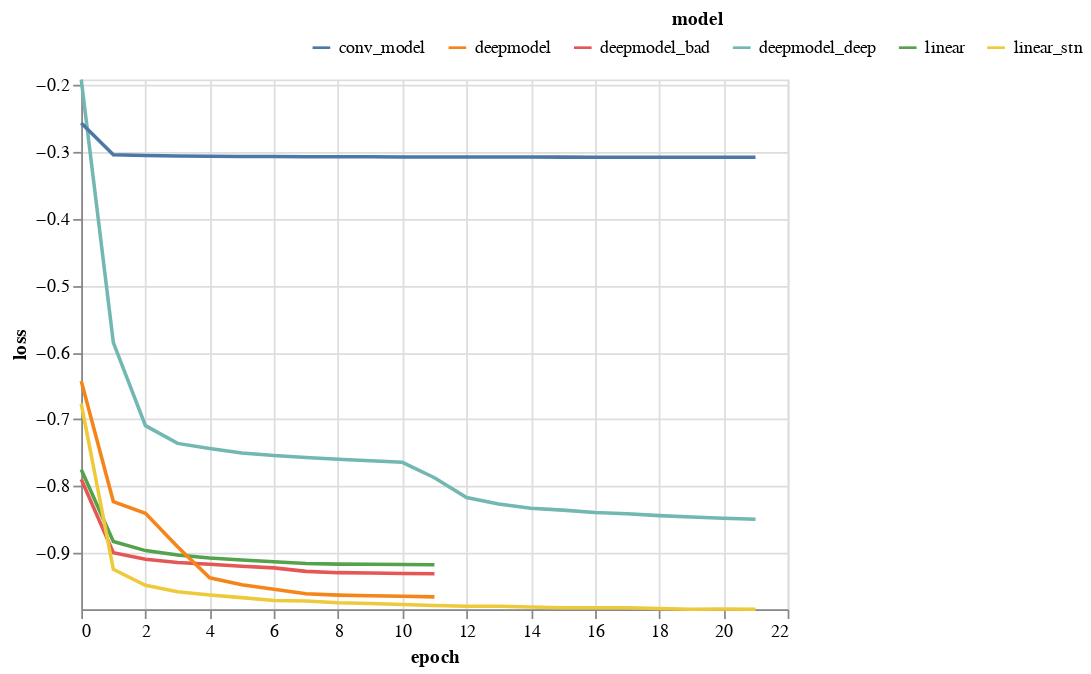

The notebook cell this image was saved under:
### Code cell
linear_stn = nn.Sequential(
    STN(),
    nn.Flatten(),                  # Flatten images from a 2D matrix to 1D => (28x28) => (784,)
    nn.Linear(784, n_class),        # Simple (a x + b) layer that will learn `a` and `b`
    nn.Softmax(dim=1)              # Normalization so result wil be between [0, 1]
)

trainfast('linear_stn', linear_stn, lr=1, epoch=2, batch_size=512)
trainfast('linear_stn', linear_stn, lr=1, epoch=5, batch_size=512)
trainfast('linear_stn', linear_stn, lr=1, epoch=5, batch_size=512)
trainfast('linear_stn', linear_stn, lr=1, epoch=5, batch_size=512)
trainfast('linear_stn', linear_stn, lr=0.5, epoch=5, batch_size=512)

### Figure 1 — Vega-Lite specification as saved in the notebook (floating-point values rounded to 4 significant figures)
{"config": {"view": {"continuousWidth": 400, "continuousHeight": 300}}, "data": {"name": "data-9bcecfe4e2b85b4bc123e25c16ac56f6"}, "mark": "line", "encoding": {"color": {"field": "model", "legend": {"direction": "horizontal", "legendX": 130, "legendY": -40, "orient": "none", "titleAnchor": "middle"}, "type": "nominal"}, "x": {"field": "epoch", "type": "quantitative"}, "y": {"field": "loss", "scale": {"domain": [-0.9843, -0.1919]}, "type": "quantitative"}}, "$schema": "https://vega.github.io/schema/vega-lite/v4.17.0.json", "datasets": {"data-9bcecfe4e2b85b4bc123e25c16ac56f6": [{"model": "linear", "metric": "loss", "loss": -0.7751, "epoch": 0}, {"model": "linear", "metric": "loss", "loss": -0.883, "epoch": 1}, {"model": "linear", "metric": "loss", "loss": -0.8965, "epoch": 2}, {"model": "linear", "metric": "loss", "loss": -0.9032, "epoch": 3}, {"model": "linear", "metric": "loss", "loss": -0.9075, "epoch": 4}, {"model": "linear", "metric": "loss", "loss": -0.9107, "epoch": 5}, {"model": "linear", "metric": "loss", "loss": -0.9131, "epoch": 6}, {"model": "linear", "metric": "loss", "loss": -0.916, "epoch": 7}, {"model": "linear", "metric": "loss", "loss": -0.9168, "epoch": 8}, {"model": "linear", "metric": "loss", "loss": -0.9171, "epoch": 9}, {"model": "linear", "metric": "loss", "loss": -0.9174, "epoch": 10}, {"model": "linear", "metric": "loss", "loss": -0.9177, "epoch": 11}, {"model": "deepmodel_bad", "metric": "loss", "loss": -0.7898, "epoch": 0}, {"model": "deepmodel_bad", "metric": "loss", "loss": -0.8996, "epoch": 1}, {"model": "deepmodel_bad", "metric": "loss", "loss": -0.9095, "epoch": 2}, {"model": "deepmodel_bad", "metric": "loss", "loss": -0.9145, "epoch": 3}, {"model": "deepmodel_bad", "metric": "loss", "loss": -0.917, "epoch": 4}, {"model": "deepmodel_bad", "metric": "loss", "loss": -0.9201, "epoch": 5}, {"model": "deepmodel_bad", "metric": "loss", "loss": -0.9224, "epoch": 6}, {"model": "deepmodel_bad", "metric": "loss", "loss": -0.9276, "epoch": 7}, {"model": "deepmodel_bad", "metric": "loss", "loss": -0.9295, "epoch": 8}, {"model": "deepmodel_bad", "metric": "loss", "loss": -0.9302, "epoch": 9}, {"model": "deepmodel_bad", "metric": "loss", "loss": -0.9307, "epoch": 10}, {"model": "deepmodel_bad", "metric": "loss", "loss": -0.9311, "epoch": 11}, {"model": "deepmodel", "metric": "loss", "loss": -0.6429, "epoch": 0}, {"model": "deepmodel", "metric": "loss", "loss": -0.8232, "epoch": 1}, {"model": "deepmodel", "metric": "loss", "loss": -0.8408, "epoch": 2}, {"model": "deepmodel", "metric": "loss", "loss": -0.8907, "epoch": 3}, {"model": "deepmodel", "metric": "loss", "loss": -0.9372, "epoch": 4}, {"model": "deepmodel", "metric": "loss", "loss": -0.9476, "epoch": 5}, {"model": "deepmodel", "metric": "loss", "loss": -0.9545, "epoch": 6}, {"model": "deepmodel", "metric": "loss", "loss": -0.9613, "epoch": 7}, {"model": "deepmodel", "metric": "loss", "loss": -0.9632, "epoch": 8}, {"model": "deepmodel", "metric": "loss", "loss": -0.9641, "epoch": 9}, {"model": "deepmodel", "metric": "loss", "loss": -0.965, "epoch": 10}, {"model": "deepmodel", "metric": "loss", "loss": -0.9658, "epoch": 11}, {"model": "deepmodel_deep", "metric": "loss", "loss": -0.1919, "epoch": 0}, {"model": "deepmodel_deep", "metric": "loss", "loss": -0.5855, "epoch": 1}, {"model": "deepmodel_deep", "metric": "loss", "loss": -0.7097, "epoch": 2}, {"model": "deepmodel_deep", "metric": "loss", "loss": -0.7362, "epoch": 3}, {"model": "deepmodel_deep", "metric": "loss", "loss": -0.7437, "epoch": 4}, {"model": "deepmodel_deep", "metric": "loss", "loss": -0.7505, "epoch": 5}, {"model": "deepmodel_deep", "metric": "loss", "loss": -0.7543, "epoch": 6}, {"model": "deepmodel_deep", "metric": "loss", "loss": -0.7572, "epoch": 7}, {"model": "deepmodel_deep", "metric": "loss", "loss": -0.76, "epoch": 8}, {"model": "deepmodel_deep", "metric": "loss", "loss": -0.7622, "epoch": 9}, {"model": "deepmodel_deep", "metric": "loss", "loss": -0.7646, "epoch": 10}, {"model": "deepmodel_deep", "metric": "loss", "loss": -0.7876, "epoch": 11}, {"model": "deepmodel_deep", "metric": "loss", "loss": -0.8171, "epoch": 12}, {"model": "deepmodel_deep", "metric": "loss", "loss": -0.8269, "epoch": 13}, {"model": "deepmodel_deep", "metric": "loss", "loss": -0.8331, "epoch": 14}, {"model": "deepmodel_deep", "metric": "loss", "loss": -0.836, "epoch": 15}, {"model": "deepmodel_deep", "metric": "loss", "loss": -0.8397, "epoch": 16}, {"model": "deepmodel_deep", "metric": "loss", "loss": -0.8415, "epoch": 17}, {"model": "deepmodel_deep", "metric": "loss", "loss": -0.8443, "epoch": 18}, {"model": "deepmodel_deep", "metric": "loss", "loss": -0.8462, "epoch": 19}, {"model": "deepmodel_deep", "metric": "loss", "loss": -0.8482, "epoch": 20}, {"model": "deepmodel_deep", "metric": "loss", "loss": -0.8498, "epoch": 21}, {"model": "conv_model", "metric": "loss", "loss": -0.257, "epoch": 0}, {"model": "conv_model", "metric": "loss", "loss": -0.3047, "epoch": 1}, {"model": "conv_model", "metric": "loss", "loss": -0.3057, "epoch": 2}, {"model": "conv_model", "metric": "loss", "loss": -0.3064, "epoch": 3}, {"model": "conv_model", "metric": "loss", "loss": -0.3068, "epoch": 4}, {"model": "conv_model", "metric": "loss", "loss": -0.307, "epoch": 5}, {"model": "conv_model", "metric": "loss", "loss": -0.3072, "epoch": 6}, {"model": "conv_model", "metric": "loss", "loss": -0.3074, "epoch": 7}, {"model": "conv_model", "metric": "loss", "loss": -0.3075, "epoch": 8}, {"model": "conv_model", "metric": "loss", "loss": -0.3076, "epoch": 9}, {"model": "conv_model", "metric": "loss", "loss": -0.3077, "epoch": 10}, {"model": "conv_model", "metric": "loss", "loss": -0.3078, "epoch": 11}, {"model": "conv_model", "metric": "loss", "loss": -0.3079, "epoch": 12}, {"model": "conv_model", "metric": "loss", "loss": -0.3079, "epoch": 13}, {"model": "conv_model", "metric": "loss", "loss": -0.308, "epoch": 14}, {"model": "conv_model", "metric": "loss", "loss": -0.308, "epoch": 15}, {"model": "conv_model", "metric": "loss", "loss": -0.3081, "epoch": 16}, {"model": "conv_model", "metric": "loss", "loss": -0.3081, "epoch": 17}, {"model": "conv_model", "metric": "loss", "loss": -0.3081, "epoch": 18}, {"model": "conv_model", "metric": "loss", "loss": -0.3082, "epoch": 19}, {"model": "conv_model", "metric": "loss", "loss": -0.3082, "epoch": 20}, {"model": "conv_model", "metric": "loss", "loss": -0.3083, "epoch": 21}, {"model": "linear_stn", "metric": "loss", "loss": -0.6768, "epoch": 0}, {"model": "linear_stn", "metric": "loss", "loss": -0.9247, "epoch": 1}, {"model": "linear_stn", "metric": "loss", "loss": -0.9485, "epoch": 2}, {"model": "linear_stn", "metric": "loss", "loss": -0.9582, "epoch": 3}, {"model": "linear_stn", "metric": "loss", "loss": -0.963, "epoch": 4}, {"model": "linear_stn", "metric": "loss", "loss": -0.9669, "epoch": 5}, {"model": "linear_stn", "metric": "loss", "loss": -0.9713, "epoch": 6}, {"model": "linear_stn", "metric": "loss", "loss": -0.9719, "epoch": 7}, {"model": "linear_stn", "metric": "loss", "loss": -0.9745, "epoch": 8}, {"model": "linear_stn", "metric": "loss", "loss": -0.9757, "epoch": 9}, {"model": "linear_stn", "metric": "loss", "loss": -0.977, "epoch": 10}, {"model": "linear_stn", "metric": "loss", "loss": -0.9787, "epoch": 11}, {"model": "linear_stn", "metric": "loss", "loss": -0.9797, "epoch": 12}, {"model": "linear_stn", "metric": "loss", "loss": -0.9797, "epoch": 13}, {"model": "linear_stn", "metric": "loss", "loss": -0.9808, "epoch": 14}, {"model": "linear_stn", "metric": "loss", "loss": -0.9819, "epoch": 15}, {"model": "linear_stn", "metric": "loss", "loss": -0.9819, "epoch": 16}, {"model": "linear_stn", "metric": "loss", "loss": -0.9821, "epoch": 17}, {"model": "linear_stn", "metric": "loss", "loss": -0.983, "epoch": 18}, {"model": "linear_stn", "metric": "loss", "loss": -0.9842, "epoch": 19}, {"model": "linear_stn", "metric": "loss", "loss": -0.9839, "epoch": 20}, {"model": "linear_stn", "metric": "loss", "loss": -0.9843, "epoch": 21}]}}
